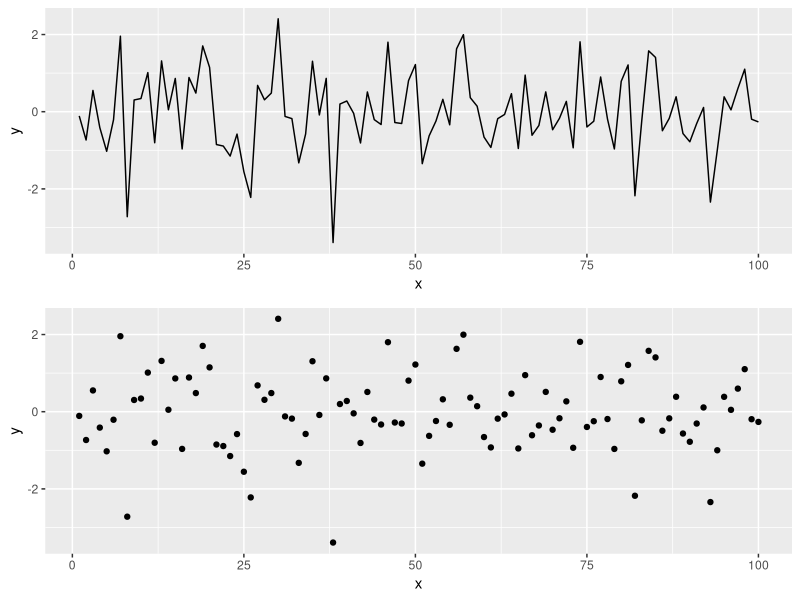

Reproduce this figure in R.
## ---- chunk 1
knitr::opts_chunk$set(echo = TRUE,  fig.width = 8, fig.height = 8, fig.alig = "center")
## ---- chunk 2
library(tidyverse)
library(gridExtra)
## ---- chunk 3
# Simulating data according to a normal distribution
x <- seq(1:100)
y <- rnorm(100) # Generating data form a normal distribution with mean 0 and variance 1
data <- data.frame(x = x, y = y )
p1 = ggplot(data, aes(x= x, y = y)) +
geom_line()
p2 = ggplot(data, aes(x= x, y = y)) +
geom_point()
grid.arrange(p1, p2)
